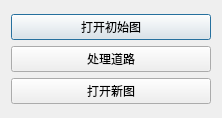
<?xml version="1.0" encoding="UTF-8"?>
<ui version="4.0">
 <class>MyClassClass</class>
 <widget class="QDialog" name="MyClassClass">
  <property name="geometry">
   <rect>
    <x>0</x>
    <y>0</y>
    <width>222</width>
    <height>118</height>
   </rect>
  </property>
  <property name="windowTitle">
   <string>MyClass</string>
  </property>
  <layout class="QGridLayout" name="gridLayout">
   <item row="0" column="0">
    <layout class="QVBoxLayout" name="verticalLayout">
     <item>
      <widget class="QPushButton" name="currentButton">
       <property name="text">
        <string>打开初始图</string>
       </property>
      </widget>
     </item>
     <item>
      <widget class="QPushButton" name="doButton">
       <property name="text">
        <string>处理道路</string>
       </property>
      </widget>
     </item>
     <item>
      <widget class="QPushButton" name="newButton">
       <property name="text">
        <string>打开新图</string>
       </property>
      </widget>
     </item>
    </layout>
   </item>
  </layout>
 </widget>
 <layoutdefault spacing="6" margin="11"/>
 <resources>
  <include location="myclass.qrc"/>
 </resources>
 <connections/>
</ui>
